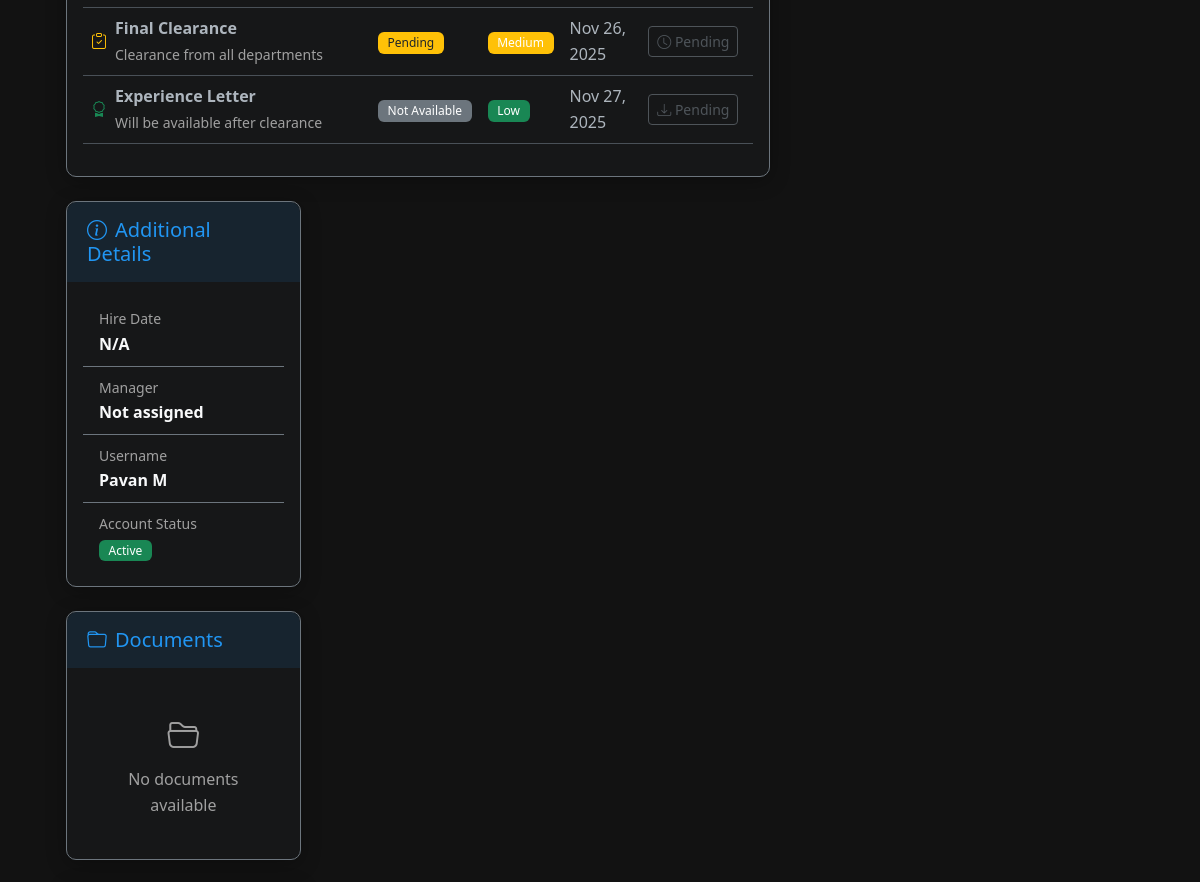
Page /employee/offboarding-tasks (signed in, middle part) on the earlier database version.
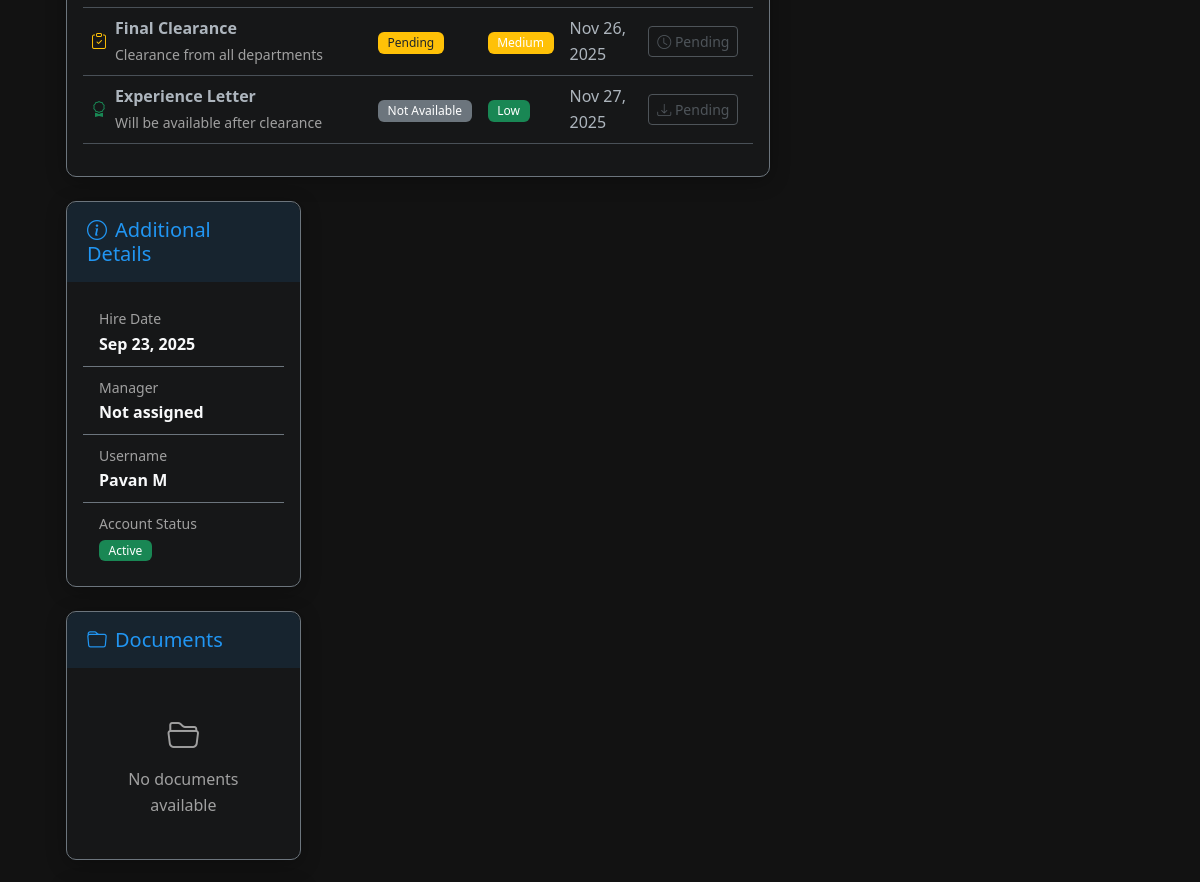
Same page on the later database version.
### app.py (models this page shows, shortened)
class User(db.Model):
    id = db.Column(db.Integer, primary_key=True)
    username = db.Column(db.String(80), unique=True, nullable=False)
    email = db.Column(db.String(120), unique=True, nullable=False)
    password = db.Column(db.String(255), nullable=False)
    full_name = db.Column(db.String(100), nullable=False)
    phone = db.Column(db.String(20), nullable=False)
    role = db.Column(db.String(20), nullable=False)
    department = db.Column(db.String(50), nullable=True)
    created_at = db.Column(db.DateTime, default=datetime.utcnow)
    last_login = db.Column(db.DateTime, nullable=True)
    is_active = db.Column(db.Boolean, default=True)
    status = db.Column(db.String(20), default='Active')
    hire_date = db.Column(db.Date, nullable=True)
    position = db.Column(db.String(100), nullable=True)
    manager_id = db.Column(db.Integer, db.ForeignKey('user.id'), nullable=True)
    employee_id = db.Column(db.String(20), nullable=True)
    exit_date = db.Column(db.Date, nullable=True)
    reset_token = db.Column(db.String(255), nullable=True)
    reset_token_expires = db.Column(db.DateTime, nullable=True)
    manager = db.relationship('User', remote_side=[id], backref=db.backref('direct_reports', lazy=True))
    onboarding_checklist = db.relationship('OnboardingChecklist',
                                         foreign_keys='OnboardingChecklist.employee_id',
                                         backref=db.backref('employee_ref', uselist=False),
                                         uselist=False,
                                         lazy=True)
    assigned_checklists = db.relationship('OnboardingChecklist',
                                        foreign_keys='OnboardingChecklist.assigned_hr_id',
                                        backref='hr_personnel',
                                        lazy=True)

### app.py (the view)
@app.route('/employee/offboarding-tasks')
@login_required('employee')
def offboarding_tasks():
    user_id = session.get('user_id')
    user = User.query.get(user_id)
    documents = EmployeeDocument.query.filter_by(user_id=user_id).all()
    hr_contact = User.query.filter_by(role='hr', is_active=True).first()
    manager = None
    if user.manager_id:
        manager = User.query.get(user.manager_id)
    offboarding = {
        'status': user.status or 'Active',
        'exit_date': user.exit_date,
        'documents': documents,
        'hr_contact': hr_contact,
        'user': user,
        'manager': manager
    }
    return render_template('offboarding_tasks.html', offboarding=offboarding)

### app.py (called while the page is built)
@app.context_processor
def inject_datetime():
    return {
        'timedelta': timedelta,
        'now': datetime.utcnow
    }

@app.context_processor
def inject_user():
    if 'user_id' in session:
        user = User.query.get(session['user_id'])
        return {'user': user}
    return {'user': None}

def login_required(role=None):
    def decorator(f):
        @wraps(f)
        def decorated_function(*args, **kwargs):
            if 'user_id' not in session or 'role' not in session:
                return redirect(url_for('index'))
            if role:
                allowed_roles = role if isinstance(role, list) else [role]
                if session.get('role') not in allowed_roles:
                    flash('You do not have permission to access this page.', 'danger')
                    if session.get('role') == 'candidate':
                        return redirect(url_for('login', role='candidate'))
                    return redirect(url_for(session.get('role', 'index') + '_dashboard'))
            return f(*args, **kwargs)
        return decorated_function
    return decorator

### templates/offboarding_tasks.html (shortened to what the changed rows need)
{% extends "employee_base.html" %}
{% block page_content %}
<div class="container-fluid py-4">
    <div class="row">
        <div class="col-lg-8">
        <div class="col-lg-4">
            <div class="card bg-dark bg-opacity-25 border-secondary mb-4">
                <div class="card-header bg-transparent border-0">
                    <h2 class="h5 mb-0">
                        <i class="bi bi-info-circle me-2"></i>Additional Details
                    </h2>
                </div>
                <div class="card-body">
                    <ul class="list-group list-group-flush">
                        <li class="list-group-item bg-transparent text-light border-secondary">
                            <small class="text-muted">Hire Date</small>
                            <div class="fw-bold">{{ offboarding.user.hire_date.strftime('%b %d, %Y') if offboarding.user.hire_date else 'N/A' }}</div>
                        </li>
                        <li class="list-group-item bg-transparent text-light border-secondary">
                            <small class="text-muted">Username</small>
                            <div class="fw-bold">{{ offboarding.user.username }}</div>
                        </li>
                    </ul>
                </div>
            </div>
            <div class="card bg-dark bg-opacity-25 border-secondary mb-4">
                <div class="card-header bg-transparent border-0">
                    <h2 class="h5 mb-0">
                        <i class="bi bi-folder me-2"></i>Documents
                    </h2>
                </div>
            </div>
        </div>
    </div>
</div>
{% endblock %}

Differences in the rows shown:
changed User "Pavan M": user.hire_date "N/A" → "Sep 23, 2025"
